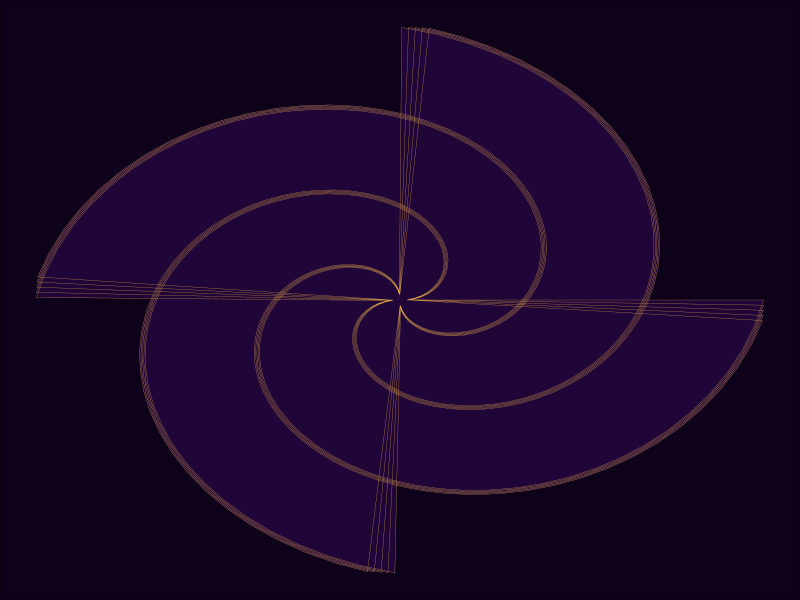

This figure's R source:
# Library Load-in====
library(tidyverse)


#We set parameters that help construct a circle in ggplot#

# Circle Parameters====
theta <- seq(0, 30*pi, length = 1000) #Theta represents the angles that make up the circle

n <- 50 #This can be any number more than zero but less than the length of "theta"

radius <- 1:n #Radi that's set for the circle. This corresponds to how wide a "regular circle is" but this will affect how many "swirls" we see.

# Circle Data Set to be Mapped====
circle_data <- data.frame(x = radius*cos(theta),
               y = radius*sin(theta), # x and why will give a warning because depending on "n", we will be recycling the radius values through the length of theta# 
               theta = theta) #This recycling is what allows for different designs of the swirl. 
                              #To remove the warning set "n" to length(theta) and see how that affects the visual#

# Final Plotting of the swirl/manipulated circle
final_swirl <- circle_data %>%
ggplot(aes(x = x, y = y))+
  geom_polygon(color = "#d9a045", size = .1, fill ="#200538")+ #Using the polygon geom forces ggplot to create spaced solid figures#
  theme_void()+
  theme(plot.background = element_rect(fill = "#0e011a"),
        panel.background = element_rect(fill = "#0e011a"),
        legend.position = "none")

# Saving the final image out into the working directory
ggsave( "creations/Circles/swirl.png",final_swirl, device = "png", dpi = 1000, height = 6, width = 6, units = "in")




